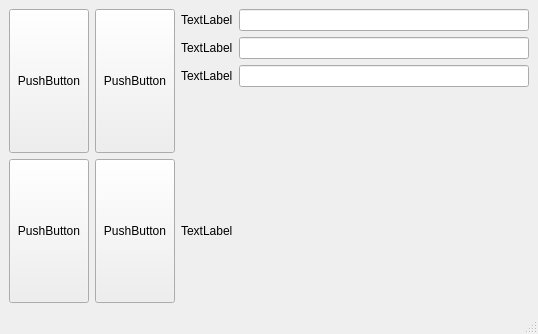
<?xml version="1.0" encoding="UTF-8"?>
<ui version="4.0">
 <class>MainWindow</class>
 <widget class="QMainWindow" name="MainWindow">
  <property name="geometry">
   <rect>
    <x>0</x>
    <y>0</y>
    <width>538</width>
    <height>334</height>
   </rect>
  </property>
  <property name="windowTitle">
   <string>MainWindow</string>
  </property>
  <widget class="QWidget" name="centralwidget">
   <layout class="QGridLayout" name="gridLayout">
    <item row="1" column="1">
     <widget class="QPushButton" name="pushButton_4">
      <property name="sizePolicy">
       <sizepolicy hsizetype="Minimum" vsizetype="Preferred">
        <horstretch>0</horstretch>
        <verstretch>0</verstretch>
       </sizepolicy>
      </property>
      <property name="text">
       <string>PushButton</string>
      </property>
     </widget>
    </item>
    <item row="0" column="1">
     <widget class="QPushButton" name="pushButton">
      <property name="sizePolicy">
       <sizepolicy hsizetype="Minimum" vsizetype="Preferred">
        <horstretch>0</horstretch>
        <verstretch>0</verstretch>
       </sizepolicy>
      </property>
      <property name="text">
       <string>PushButton</string>
      </property>
     </widget>
    </item>
    <item row="1" column="0">
     <widget class="QPushButton" name="pushButton_3">
      <property name="sizePolicy">
       <sizepolicy hsizetype="Minimum" vsizetype="Preferred">
        <horstretch>0</horstretch>
        <verstretch>0</verstretch>
       </sizepolicy>
      </property>
      <property name="text">
       <string>PushButton</string>
      </property>
     </widget>
    </item>
    <item row="0" column="0">
     <widget class="QPushButton" name="pushButton_2">
      <property name="sizePolicy">
       <sizepolicy hsizetype="Minimum" vsizetype="Preferred">
        <horstretch>0</horstretch>
        <verstretch>0</verstretch>
       </sizepolicy>
      </property>
      <property name="text">
       <string>PushButton</string>
      </property>
     </widget>
    </item>
    <item row="0" column="2">
     <layout class="QFormLayout" name="formLayout">
      <item row="0" column="0">
       <widget class="QLabel" name="label">
        <property name="text">
         <string>TextLabel</string>
        </property>
       </widget>
      </item>
      <item row="1" column="0">
       <widget class="QLabel" name="label_2">
        <property name="text">
         <string>TextLabel</string>
        </property>
       </widget>
      </item>
      <item row="2" column="0">
       <widget class="QLabel" name="label_3">
        <property name="text">
         <string>TextLabel</string>
        </property>
       </widget>
      </item>
      <item row="0" column="1">
       <widget class="QLineEdit" name="lineEdit"/>
      </item>
      <item row="1" column="1">
       <widget class="QLineEdit" name="lineEdit_2"/>
      </item>
      <item row="2" column="1">
       <widget class="QLineEdit" name="lineEdit_3"/>
      </item>
      <item row="3" column="0">
       <layout class="QVBoxLayout" name="verticalLayout"/>
      </item>
     </layout>
    </item>
    <item row="1" column="2">
     <layout class="QVBoxLayout" name="verticalLayout_2">
      <item>
       <widget class="QLabel" name="label_4">
        <property name="text">
         <string>TextLabel</string>
        </property>
       </widget>
      </item>
     </layout>
    </item>
   </layout>
  </widget>
  <widget class="QMenuBar" name="menubar">
   <property name="geometry">
    <rect>
     <x>0</x>
     <y>0</y>
     <width>538</width>
     <height>22</height>
    </rect>
   </property>
  </widget>
  <widget class="QStatusBar" name="statusbar"/>
 </widget>
 <resources/>
 <connections/>
</ui>
